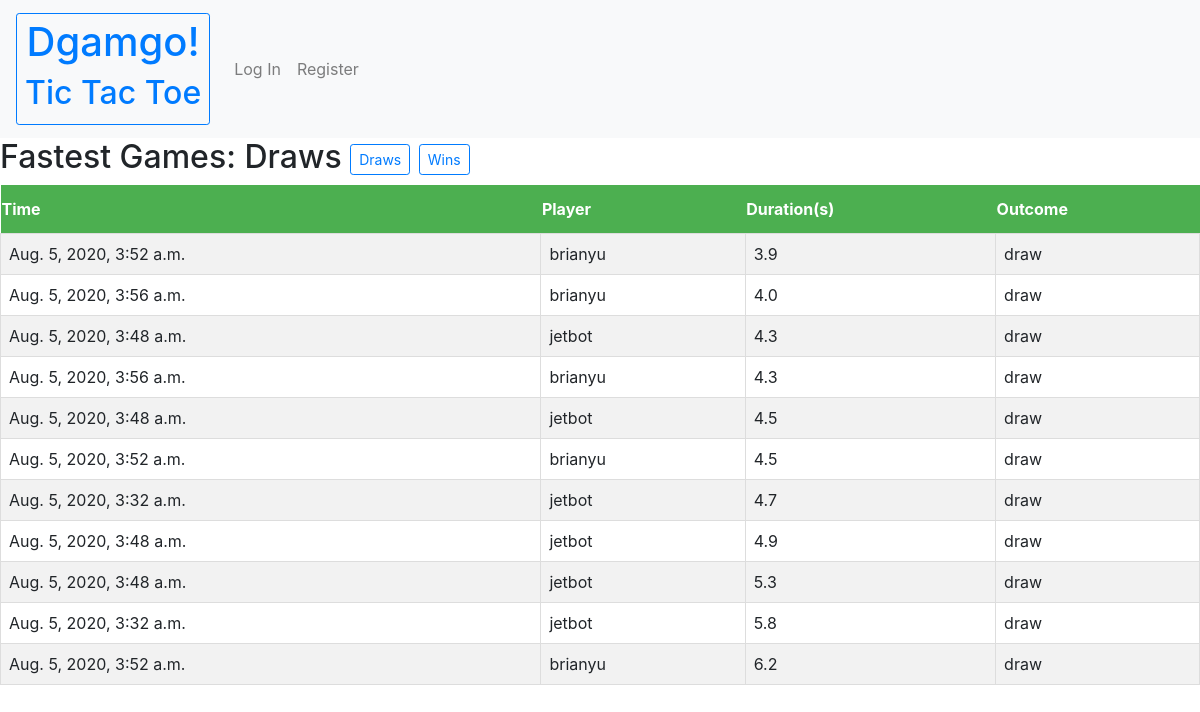
Page /leaderboard/ on the committed database.
### dgamgo/models.py (models this page shows)
class Game(models.Model):
    player = models.ForeignKey("User", on_delete=models.PROTECT)
    duration = models.DecimalField(
        max_digits=3, decimal_places=1, blank=False)  # seconds played
    first_mover = models.CharField(blank=False, max_length=10)
    mode = models.CharField(blank=False, max_length=10)  # 1P or 2P
    timestamp = models.DateTimeField(auto_now_add=True)
    winner = models.CharField(blank=False, max_length=10)  # X or O or D

class User(AbstractUser):
    def natural_key(self):
        return (self.username)

### dgamgo/views.py (the view)
# urls.py: path("leaderboard/", views.leaderboard, name="leaderboard"),
def leaderboard(request, type="draw"):
    if type == "win":
        context = {
            "games": Game.objects.filter(mode="1P").filter(Q(winner=F("first_mover"))).order_by("duration")[:50],
            "type": type
        }
    elif type == "draw":
        context = {
            "games": Game.objects.filter(mode="1P").filter(Q(winner="draw")).order_by("duration")[:50],
            "type": type
        }
    return render(request, "dgamgo/leaderboard.html", context)

### dgamgo/templates/dgamgo/leaderboard.html (shortened to what this page needs)
{% extends "dgamgo/layout.html" %}
{% block body %}
<h2>
    Fastest Games: {%if type == "draw"%}Draws{%elif type == "win"%}Wins{%endif%}
    <a href="{% url 'leaderboard' %}draw"><button class="btn btn-sm btn-outline-primary" id="single">Draws</button></a>
    <a href="{% url 'leaderboard' %}win"><button class=" btn btn-sm btn-outline-primary" id="two-p">
            Wins</button></a>
</h2>
<table class="djanble">
    <th>Time</th>
    <th>Player</th>
    <th>Duration(s)</th>
    <th>Outcome</th>
    {% for g in games %}
    <tr>
        <td>{{g.timestamp}}</td>
        <td>{{g.player}}</td>
        <td>{{g.duration}}</td>
        <td>{{g.winner}}</td>
    </tr>
    {% endfor %}
</table>
{% endblock %}

### dgamgo/templates/dgamgo/layout.html (shortened to what this page needs)
{% load static %}
<!DOCTYPE html>
<html lang="en">
<head>
    <link rel="stylesheet" href="https://stackpath.bootstrapcdn.com/bootstrap/4.4.1/css/bootstrap.min.css"
>
    <link href="{% static 'dgamgo/styles.css' %}" rel="stylesheet">
</head>
<nav class="navbar navbar-expand-lg navbar-light bg-light">
    <a class="navbar-brand" href="/index" id="site-title">
        <button class="btn btn-sm btn-outline-primary" id="dgamgo">
            <h1>Dgamgo!</h1>
            <h2 id="page_name">Tic Tac Toe</h2>
        </button>
    </a>
    <div>
        <ul class="navbar-nav mr-auto">
            {% if user.is_authenticated %}
            <li class="nav-item">
                <a class="nav-link" href="{% url 'history' %}1P"><strong id="username">{{ user.username }}</strong></a>
            </li>
            <li class="nav-item">
                <a class="nav-link" href="{% url 'leaderboard' %}draw"><strong id="leaderboard">Leaderboard</strong>
                </a>
            </li>
            <li class="nav-item">
                <a class="nav-link" href="{% url 'logout' %}" id="logout">Log Out</a>
            </li>
            {% else %}
            <li class="nav-item">
                <a class="nav-link" href="{% url 'login' %}">Log In</a>
            </li>
            <li class="nav-item">
                <a class="nav-link" href="{% url 'register' %}">Register</a>
            </li>
            {% endif %}
        </ul>
    </div>
</nav>
<div class="body">
    {% block body %}
    {% endblock %}
</div>
</body>
</html>

### dgamgo/static/dgamgo/styles.css (style rules this page uses)
.djanble { border-collapse: collapse; width: 100%; }
.djanble td, #djanble th { border: 1px solid #ddd; padding: 8px; }
.djanble tr:nth-child(even) { background-color: #f2f2f2; }
.djanble th { padding-top: 12px; padding-bottom: 12px; text-align: left; background-color: #4CAF50; color: white; }

### rows in the picture
Game: timestamp "Aug. 5, 2020, 3:52 a.m.", player "brianyu", duration "3.9", winner "draw"
Game: timestamp "Aug. 5, 2020, 3:56 a.m.", player "brianyu", duration "4.0", winner "draw"
Game: timestamp "Aug. 5, 2020, 3:48 a.m.", player "jetbot", duration "4.3", winner "draw"
Game: timestamp "Aug. 5, 2020, 3:56 a.m.", player "brianyu", duration "4.3", winner "draw"
Game: timestamp "Aug. 5, 2020, 3:48 a.m.", player "jetbot", duration "4.5", winner "draw"
Game: timestamp "Aug. 5, 2020, 3:52 a.m.", player "brianyu", duration "4.5", winner "draw"
Game: timestamp "Aug. 5, 2020, 3:32 a.m.", player "jetbot", duration "4.7", winner "draw"
Game: timestamp "Aug. 5, 2020, 3:48 a.m.", player "jetbot", duration "4.9", winner "draw"
Game: timestamp "Aug. 5, 2020, 3:48 a.m.", player "jetbot", duration "5.3", winner "draw"
Game: timestamp "Aug. 5, 2020, 3:32 a.m.", player "jetbot", duration "5.8", winner "draw"
Game: timestamp "Aug. 5, 2020, 3:52 a.m.", player "brianyu", duration "6.2", winner "draw"
